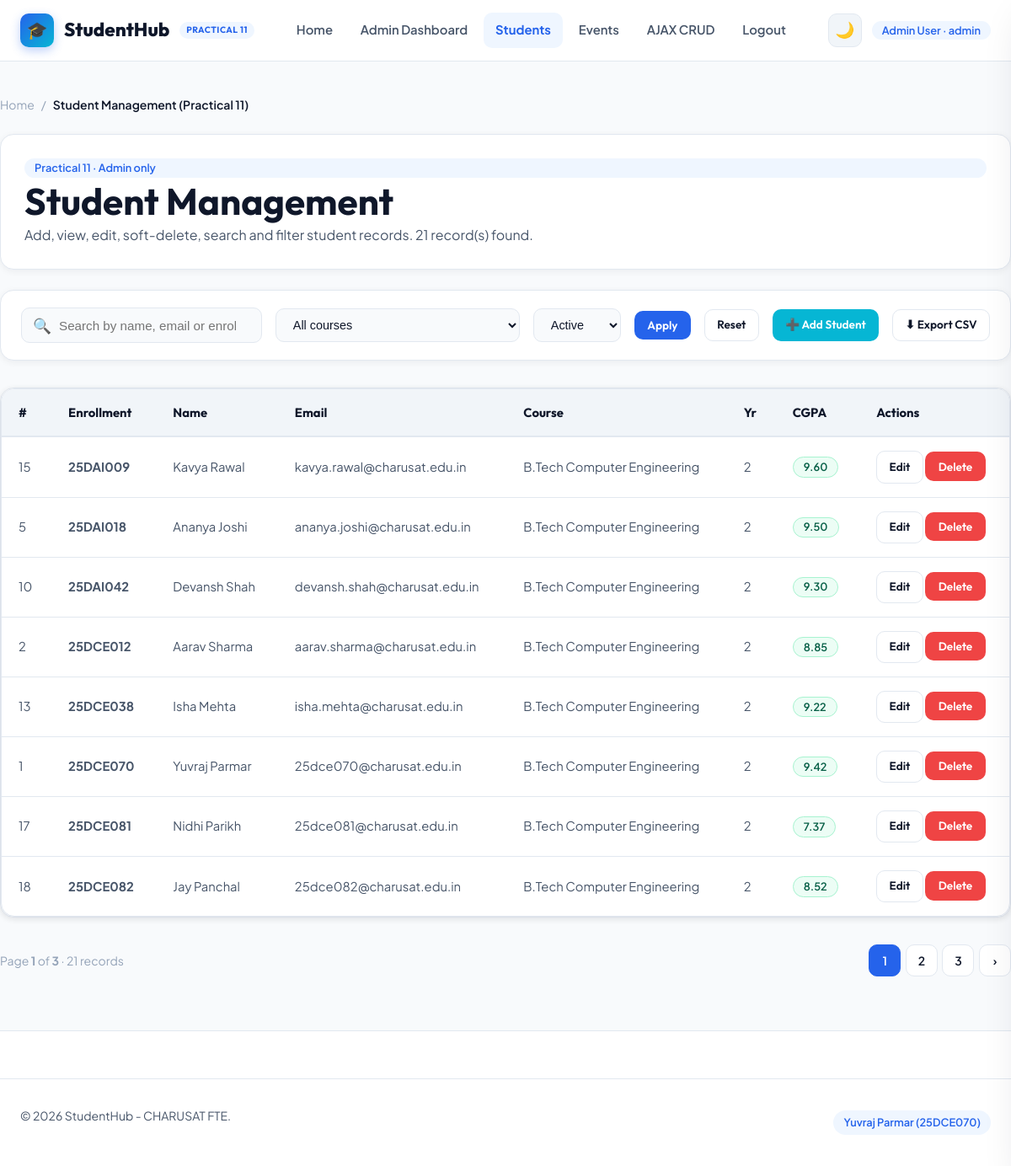
Page /php/students_crud.php (signed in) on the committed database.
### tables this page shows
CREATE TABLE students (
  id INT UNSIGNED AUTO_INCREMENT PRIMARY KEY,
  enrollment_no VARCHAR(12) NOT NULL UNIQUE,
  full_name VARCHAR(80) NOT NULL,
  email VARCHAR(120) NOT NULL UNIQUE,
  mobile VARCHAR(10) NOT NULL,
  course VARCHAR(60) NOT NULL,
  year TINYINT NOT NULL DEFAULT 1,
  gender ENUM('Male','Female','Other') NOT NULL,
  cgpa DECIMAL(4,2) NOT NULL DEFAULT 0.00,
  status ENUM('active','deleted') NOT NULL DEFAULT 'active',
  created_at TIMESTAMP DEFAULT CURRENT_TIMESTAMP,
  INDEX idx_students_course (course)
);

### php/db.php (called while the page is built, shortened)
<?php
function db_config(): array
{
    static $cfg = null;
    if ($cfg === null) {
        $cfg = require __DIR__ . '/config.php';
    }
    return $cfg;
}
function db(): PDO
{
    static $pdo = null;
    if ($pdo instanceof PDO) {
        return $pdo;
    }
    $c = db_config();
    $opts = [
        PDO::ATTR_ERRMODE            => PDO::ERRMODE_EXCEPTION,
        PDO::ATTR_DEFAULT_FETCH_MODE => PDO::FETCH_ASSOC,
        PDO::ATTR_EMULATE_PREPARES   => false,
    ];
    try {
        if ($c['driver'] === 'sqlite') {
            $pdo = new PDO('sqlite:' . $c['sqlite'], null, null, $opts);
            $pdo->exec('PRAGMA foreign_keys = ON');
        } else {
            $dsn = "mysql:host={$c['host']};port={$c['port']};dbname={$c['dbname']};charset=utf8mb4";
            $pdo = new PDO($dsn, $c['username'], $c['password'], $opts);
        }
    } catch (PDOException $e) {
        error_log('[StudentHub] DB connection failed: ' . $e->getMessage());
        http_response_code(500);
        exit('Database connection failed. Please try again later.');
    }
    return $pdo;
}

### php/students_crud.php (the view, shortened to what this page needs)
<?php
require_once __DIR__ . '/layout.php';
    ?>
    <?php
$q = trim($_GET['q'] ?? '');
$course = $_GET['course'] ?? '';
$status = ($_GET['status'] ?? 'active') === 'deleted' ? 'deleted' : 'active';
$page = max(1, (int)($_GET['page'] ?? 1));
$per = 8;
$where = ['status = ?'];
$args = [$status];
$w = implode(' AND ', $where);
$cnt = db()->prepare("SELECT COUNT(*) FROM students WHERE $w");
$cnt->execute($args);
$total = (int)$cnt->fetchColumn();
$pages = max(1, (int)ceil($total / $per));
$page = min($page, $pages);
$st = db()->prepare("SELECT * FROM students WHERE $w ORDER BY enrollment_no LIMIT ? OFFSET ?");
foreach ($args as $i => $a) { $st->bindValue($i + 1, $a); }
$st->bindValue(count($args) + 1, $per, PDO::PARAM_INT);
$st->bindValue(count($args) + 2, ($page - 1) * $per, PDO::PARAM_INT);
$st->execute();
$rows = $st->fetchAll();
$qs = fn(array $o) => '?' . http_build_query(array_merge(['q' => $q, 'course' => $course, 'status' => $status], $o));
?>
<div class="card" style="margin-bottom:1.5rem;">
  <span class="badge badge-primary">Practical 11 · Admin only</span>
  <h1>Student Management</h1>
  <p style="margin-bottom:0;">Add, view, edit, soft-delete, search and filter student records. <?= $total ?> record(s) found.</p>
</div>
<form method="get" action="students_crud.php" class="toolbar-container">
  <div class="search-input-wrapper"><span class="search-icon">🔍</span><input type="search" name="q" class="search-input" value="<?= e($q) ?>" placeholder="Search by name, email or enrollment no..." aria-label="Search students"></div>
  <select name="course" class="filter-select" aria-label="Filter by course"><option value="">All courses</option></select>
  <select name="status" class="filter-select" aria-label="Status"><option value="active" <?= $status === 'active' ? 'selected' : '' ?>>Active</option></select>
  <button class="btn btn-primary btn-sm" type="submit">Apply</button>
  <a class="btn btn-outline btn-sm" href="students_crud.php">Reset</a>
  <a class="btn btn-accent btn-sm" href="students_crud.php?action=form">➕ Add Student</a>
  <a class="btn btn-outline btn-sm" href="students_crud.php?action=export">⬇ Export CSV</a>
</form>
<div class="card" style="padding:0;margin-top:1rem;"><div class="table-responsive"><table class="data-table">
  <thead><tr><th>#</th><th>Enrollment</th><th>Name</th><th>Email</th><th>Course</th><th>Yr</th><th>CGPA</th><th>Actions</th></tr></thead><tbody>
  <?php foreach ($rows as $r): ?>
    <tr>
      <td><?= (int)$r['id'] ?></td><td><strong><?= e($r['enrollment_no']) ?></strong></td><td><?= e($r['full_name']) ?></td><td><?= e($r['email']) ?></td>
      <td><?= e($r['course']) ?></td><td><?= (int)$r['year'] ?></td><td><span class="badge badge-success"><?= e(number_format((float)$r['cgpa'], 2)) ?></span></td>
      <td style="white-space:nowrap;">
      <?php if ($status === 'active'): ?>
        <a class="btn btn-outline btn-sm" href="students_crud.php?action=form&id=<?= (int)$r['id'] ?>">Edit</a>
        <form method="post" action="students_crud.php" style="display:inline;" onsubmit="return confirm('Delete <?= e(addslashes($r['full_name'])) ?>? This is a soft delete and can be restored.');">
          <?= csrf_field() ?><input type="hidden" name="action" value="delete"><input type="hidden" name="id" value="<?= (int)$r['id'] ?>"><button class="btn btn-danger btn-sm" type="submit">Delete</button></form>
      <?php else: ?>
        <form method="post" action="students_crud.php" style="display:inline;"><?= csrf_field() ?><input type="hidden" name="action" value="restore"><input type="hidden" name="id" value="<?= (int)$r['id'] ?>"><button class="btn btn-primary btn-sm" type="submit">Restore</button></form>
      <?php endif; ?>
      </td>
    </tr>
  <?php endforeach; ?>
  </tbody></table></div></div>
<div class="pagination-container">
  <div class="pagination-info">Page <strong><?= $page ?></strong> of <strong><?= $pages ?></strong> · <?= $total ?> records</div>
  <div class="pagination-pages">
    <?php for ($i = 1; $i <= $pages; $i++): ?><a class="page-btn<?= $i === $page ? ' active' : '' ?>" href="<?= e($qs(['page' => $i])) ?>"><?= $i ?></a><?php endfor; ?>
    <?php if ($page < $pages): ?><a class="page-btn" href="<?= e($qs(['page' => $page + 1])) ?>">›</a><?php endif; ?>
  </div>
</div>

### rows in the picture
students: id "15", enrollment_no "25DAI009", full_name "Kavya Rawal", email "kavya.rawal@charusat.edu.in", course "B.Tech Computer Engineering", year "2", cgpa "9.60"
students: id "5", enrollment_no "25DAI018", full_name "Ananya Joshi", email "ananya.joshi@charusat.edu.in", course "B.Tech Computer Engineering", year "2", cgpa "9.50"
students: id "10", enrollment_no "25DAI042", full_name "Devansh Shah", email "devansh.shah@charusat.edu.in", course "B.Tech Computer Engineering", year "2", cgpa "9.30"
students: id "2", enrollment_no "25DCE012", full_name "Aarav Sharma", email "aarav.sharma@charusat.edu.in", course "B.Tech Computer Engineering", year "2", cgpa "8.85"
students: id "13", enrollment_no "25DCE038", full_name "Isha Mehta", email "isha.mehta@charusat.edu.in", course "B.Tech Computer Engineering", year "2", cgpa "9.22"
students: id "1", enrollment_no "25DCE070", full_name "Yuvraj Parmar", email "25dce070@charusat.edu.in", course "B.Tech Computer Engineering", year "2", cgpa "9.42"
students: id "17", enrollment_no "25DCE081", full_name "Nidhi Parikh", email "25dce081@charusat.edu.in", course "B.Tech Computer Engineering", year "2", cgpa "7.37"
students: id "18", enrollment_no "25DCE082", full_name "Jay Panchal", email "25dce082@charusat.edu.in", course "B.Tech Computer Engineering", year "2", cgpa "8.52"

### other values in the picture
$badge "PRACTICAL 11"
$label "Admin Dashboard"
$label "Students"
$label "Events"
$label "AJAX CRUD"
$label "Logout"
$u['name'] "Admin User"
$u['role'] "admin"
$crumb ?: $title "Student Management (Practical 11)"
$total "21"
$page "1"
$pages "3"
